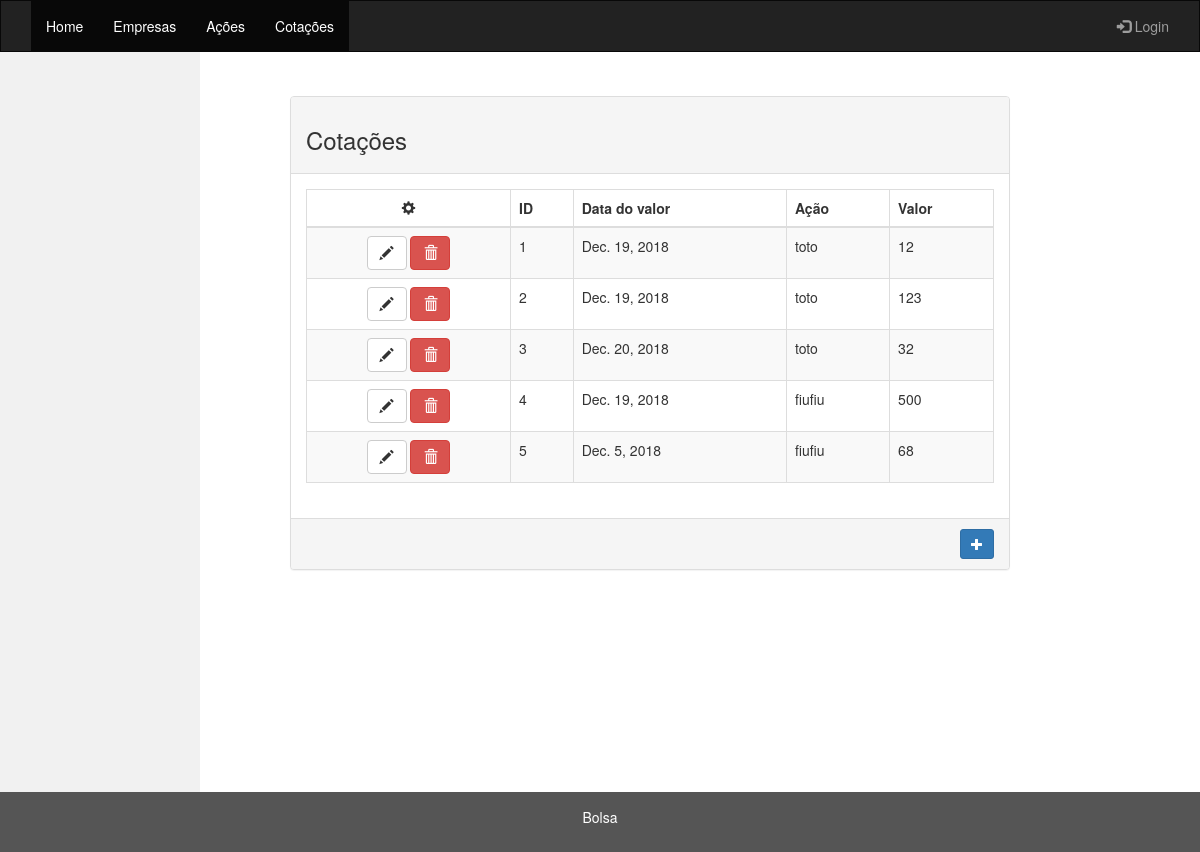
Page /cotacao/ on the committed database.
### valores/models.py (models this page shows)
class Cotacao(models.Model):
    dt_valor = models.DateField()
    acao = models.ForeignKey(Acao, on_delete=models.CASCADE, related_name="cotacoes")
    valor = models.CharField(max_length=10)

class Acao(models.Model):
    sigla = models.CharField(max_length=20)
    empresa = models.ForeignKey(Empresa, on_delete=models.CASCADE, related_name="acoes")
    dt_inicio = models.DateField()
    def __str__(self):
        return self.sigla

### valores/views.py (the view)
# urls.py: path('cotacao/', views.mostrar_cotacoes, name='mostrar_cotacoes'),
def mostrar_cotacoes(request):
    cotacoes = Cotacao.objects.all()
    return render(request, 'Cotacao.html',
                  {'cotacoes': cotacoes})

### valores/templates/Cotacao.html (shortened to what this page needs)
{% extends 'base.html' %}
{% block main %}
<div class="row" style="margin-top: 5%">
  <div class="col-md-10 col-md-offset-1">
    <div class="panel panel-default panel-table">
      <div class="panel-heading">
        <div class="row">
          <div class="col col-xs-6">
            <h3>Cotações</h3>
          </div>
        </div>
      </div>
      <div class="panel-body">
        <table class="table table-striped table-bordered table-list">
          <thead>
            <tr>
              <th class="text-center"><em class="glyphicon glyphicon-cog"></em></th>
              <th class="hidden-xs">ID</th>
              <th>Data do valor</th>
              <th>Ação</th>
              <th>Valor</th>
            </tr>
          </thead>
          <tbody>
            {% for cotacao in cotacoes %}
            <tr>
              <td align="center">
                <a class="btn btn-default"><em class="glyphicon glyphicon-pencil"></em></a>
                <a class="btn btn-danger"><em class="glyphicon glyphicon-trash"></em> </a>
              </td>
              <td class="hidden-xs">{{ cotacao.id }}</td>
              <td>{{ cotacao.dt_valor }}</td>
              <td>{{ cotacao.acao }}</td>
              <td>{{ cotacao.valor }}</td>
            </tr>
            {% endfor %}
          </tbody>
        </table>
      </div>
      <div class="panel-footer">
        <div class="row">
          <div class="col col-xs-6">
          </div>
          <div class="col col-xs-6 text-right">
            <a href="{% url 'nova_cotacao' %}">
              <button type="button" class="btn btn-sm btn-primary btn-create">
                <em class="glyphicon glyphicon-plus"></em>
              </button>
            </a>
          </div>
        </div>
      </div>
    </div>
  </div>
</div>
{% endblock %}

### valores/templates/base.html (shortened to what this page needs)
<!DOCTYPE html>
{% load staticfiles %}
<html lang="en">
<head>
  <link rel="stylesheet" href="https://maxcdn.bootstrapcdn.com/bootstrap/3.3.7/css/bootstrap.min.css">
  <link rel="stylesheet" href="{% static 'style/main.css' %}">
</head>
<body>
  <nav class="navbar navbar-inverse">
    <div class="container-fluid">
      <div class="collapse navbar-collapse" id="myNavbar">
        <ul class="nav navbar-nav">
          <li class="active"><a href="{% url 'index' %}">Home</a></li>
          <li class="active"><a href="{% url 'mostrar_empresas' %}">Empresas</a></li>
          <li class="active"><a href="{% url 'mostrar_acoes' %}">Ações</a></li>
          <li class="active"><a href="{% url 'mostrar_cotacoes' %}">Cotações</a></li>
        </ul>
        <ul class="nav navbar-nav navbar-right">
          <li><a href="#"><span class="glyphicon glyphicon-log-in"></span> Login</a></li>
        </ul>
      </div>
    </div>
  </nav>
  <div class="container-fluid text-center">
    <div class="row content">
      <div class="col-sm-2 sidenav">
      </div>
      <div class="col-sm-9 text-left">
        {% block main %}
        {% endblock %}
      </div>
    </div>
  </div>
  <footer class="page-footer navbar-fixed-bottom text-center">
      <p>Bolsa</p>
  </footer>
</body>
</html>

### valores/static/style/main.css (style rules this page uses)
html, body, .container-fluid, .row.content { height: 100%; }
.navbar { margin-bottom: 0; border-radius: 0; }
.sidenav { padding-top: 20px; background-color: #f1f1f1; height: 100%; }
footer { background-color: #555; color: white; padding: 15px; }

### rows in the picture
Cotacao: id "1", dt_valor "Dec. 19, 2018", acao "toto", valor "12"
Cotacao: id "2", dt_valor "Dec. 19, 2018", acao "toto", valor "123"
Cotacao: id "3", dt_valor "Dec. 20, 2018", acao "toto", valor "32"
Cotacao: id "4", dt_valor "Dec. 19, 2018", acao "fiufiu", valor "500"
Cotacao: id "5", dt_valor "Dec. 5, 2018", acao "fiufiu", valor "68"
